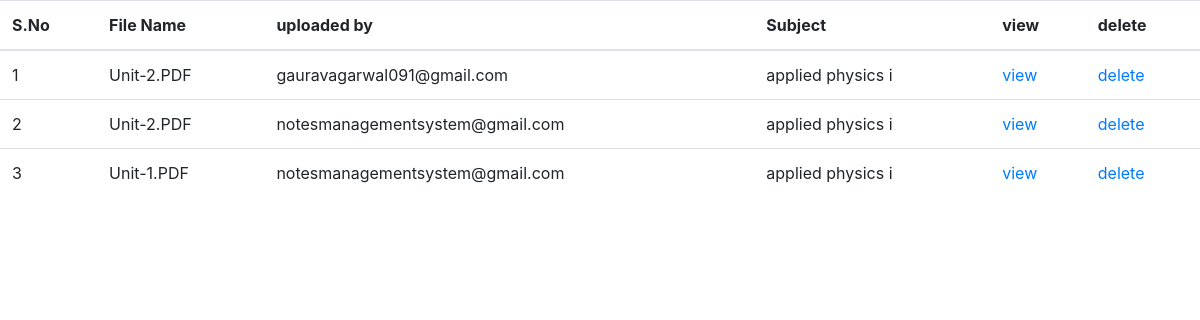
Page /google_upload/alluploads.php (signed in) on the committed database.
### tables this page shows
CREATE TABLE `uploads` (
  `id` int(11) NOT NULL,
  `file_id` varchar(50) DEFAULT NULL,
  `file_name` varchar(60) DEFAULT NULL,
  `file_size` int(11) NOT NULL,
  `uploaded_by_email` varchar(40) DEFAULT NULL,
  `faculty` varchar(40) DEFAULT NULL,
  `course` varchar(30) DEFAULT NULL,
  `branch` varchar(30) DEFAULT NULL,
  `semester` varchar(30) DEFAULT NULL,
  `subject` varchar(40) NOT NULL,
  `uploaded_on` timestamp NOT NULL DEFAULT current_timestamp()
);

### google_upload/dbConfig/connection.php (called while the page is built, shortened)
<?php
class Database{
    public $connection;
    public function open_db_connection()
	{
		$this->connection=new mysqli(DB_HOST,DB_USER,DB_PASS,DB_NAME);
    }
    public function query($query)
	{
		$result=$this->connection->query($query);
		return $result;
	}
}
$database=new Database();

### google_upload/alluploads.php (the view, shortened to what this page needs)
<!doctype html>
<html lang="en">
  <head>
    <link rel="stylesheet" href="https://stackpath.bootstrapcdn.com/bootstrap/4.3.1/css/bootstrap.min.css">
  </head>
  <body>
      <?php
        require_once('dbConfig/connection.php');
        $q='select * from uploads where file_id is not null';
        $i=1;
        $result=$database->query($q);
    ?>
<table class="table">
  <thead>
    <tr>
      <th scope="col">S.No</th>
      <th scope="col">File Name</th>
      <th scope="col">uploaded by</th>
      <th scope="col">Subject</th>
      <th scope="col">view</th>
      <th scope="col">delete</th>
    </tr>
  </thead>
  <tbody>
  <?php
    if($result->num_rows==0)
    {
  ?>
    <tr>
      <th scope="row" colspan='4'>no records to display</th>
    </tr>
    <?php
    }
    else
    {
        while($row=$result->fetch_assoc())
        {
            ?>
            <tr>
                <td><?php  echo $i++   ?></td>
                <td><?php  echo $row['file_name'] ?></td>
                <td><?php  echo $row['uploaded_by_email']   ?></td>
                <td><?php  echo $row['subject']  ?></td>
                <td><a href="https://drive.google.com/file/d/<?php echo $row['file_id'] ?>/preview" target="_blank">view</a></td>
                <td><a href="list_files/deletefromdrive.php?id=<?php echo $row['file_id'] ?>">delete</a></td>
            </tr>
            <?php
        }
    }
?>
  </tbody>
</table>
  </body>
</html>

### rows in the picture
uploads: file_name "Unit-2.PDF", uploaded_by_email "gauravagarwal091@gmail.com", subject "applied physics i"
uploads: file_name "Unit-2.PDF", uploaded_by_email "notesmanagementsystem@gmail.com", subject "applied physics i"
uploads: file_name "Unit-1.PDF", uploaded_by_email "notesmanagementsystem@gmail.com", subject "applied physics i"
